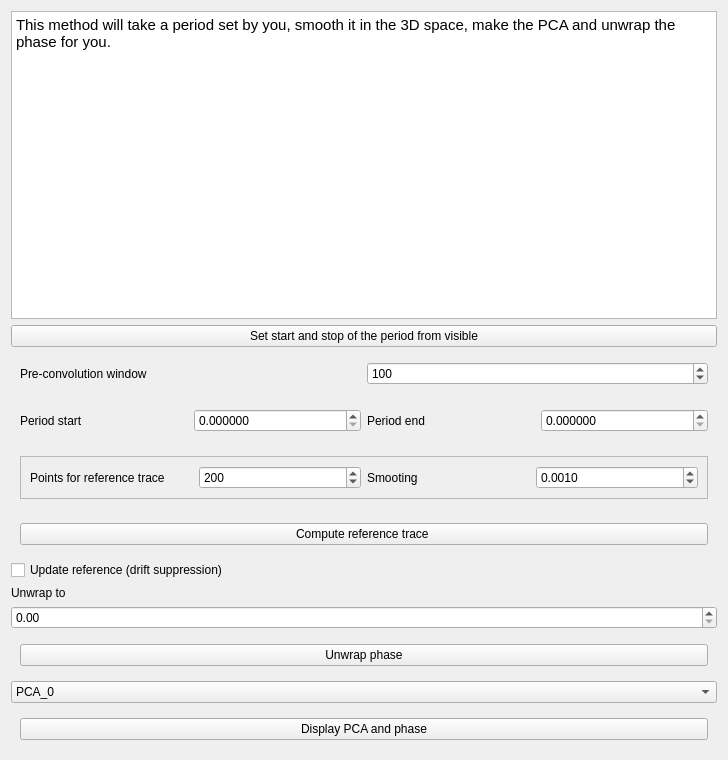
<?xml version="1.0" encoding="UTF-8"?>
<ui version="4.0">
 <class>Form</class>
 <widget class="QWidget" name="Form">
  <property name="geometry">
   <rect>
    <x>0</x>
    <y>0</y>
    <width>728</width>
    <height>760</height>
   </rect>
  </property>
  <property name="windowTitle">
   <string>Form</string>
  </property>
  <layout class="QVBoxLayout" name="verticalLayout">
   <item>
    <widget class="QTextEdit" name="textEdit">
     <property name="html">
      <string>&lt;!DOCTYPE HTML PUBLIC &quot;-//W3C//DTD HTML 4.0//EN&quot; &quot;http://www.w3.org/TR/REC-html40/strict.dtd&quot;&gt;
&lt;html&gt;&lt;head&gt;&lt;meta name=&quot;qrichtext&quot; content=&quot;1&quot; /&gt;&lt;meta charset=&quot;utf-8&quot; /&gt;&lt;style type=&quot;text/css&quot;&gt;
p, li { white-space: pre-wrap; }
hr { height: 1px; border-width: 0; }
li.unchecked::marker { content: &quot;\2610&quot;; }
li.checked::marker { content: &quot;\2612&quot;; }
&lt;/style&gt;&lt;/head&gt;&lt;body style=&quot; font-family:'Segoe UI'; font-size:9pt; font-weight:400; font-style:normal;&quot;&gt;
&lt;p style=&quot; margin-top:0px; margin-bottom:0px; margin-left:0px; margin-right:0px; -qt-block-indent:0; text-indent:0px;&quot;&gt;&lt;span style=&quot; font-family:'Ubuntu'; font-size:11pt;&quot;&gt;This method will take a period set by you, smooth it in the 3D space, make the PCA and unwrap the phase for you.&lt;/span&gt;&lt;/p&gt;&lt;/body&gt;&lt;/html&gt;</string>
     </property>
    </widget>
   </item>
   <item>
    <widget class="QPushButton" name="startstopbutton">
     <property name="text">
      <string>Set start and stop of the period from visible</string>
     </property>
    </widget>
   </item>
   <item>
    <widget class="QWidget" name="widget" native="true">
     <layout class="QHBoxLayout" name="horizontalLayout">
      <item>
       <widget class="QLabel" name="label">
        <property name="text">
         <string>Pre-convolution window</string>
        </property>
       </widget>
      </item>
      <item>
       <widget class="QSpinBox" name="preconvolutionwindow">
        <property name="minimum">
         <number>1</number>
        </property>
        <property name="maximum">
         <number>300</number>
        </property>
        <property name="value">
         <number>100</number>
        </property>
       </widget>
      </item>
     </layout>
    </widget>
   </item>
   <item>
    <widget class="QWidget" name="widget_2" native="true">
     <layout class="QHBoxLayout" name="horizontalLayout_2">
      <item>
       <widget class="QLabel" name="label_3">
        <property name="text">
         <string>Period start</string>
        </property>
       </widget>
      </item>
      <item>
       <widget class="QDoubleSpinBox" name="periodstartbox">
        <property name="decimals">
         <number>6</number>
        </property>
       </widget>
      </item>
      <item>
       <widget class="QLabel" name="label_4">
        <property name="text">
         <string>Period end</string>
        </property>
       </widget>
      </item>
      <item>
       <widget class="QDoubleSpinBox" name="periodendbox">
        <property name="decimals">
         <number>6</number>
        </property>
       </widget>
      </item>
     </layout>
    </widget>
   </item>
   <item>
    <widget class="QWidget" name="widget_5" native="true">
     <layout class="QVBoxLayout" name="verticalLayout_2">
      <item>
       <widget class="QFrame" name="frame">
        <property name="frameShape">
         <enum>QFrame::StyledPanel</enum>
        </property>
        <property name="frameShadow">
         <enum>QFrame::Raised</enum>
        </property>
        <layout class="QHBoxLayout" name="horizontalLayout_5">
         <item>
          <widget class="QLabel" name="label_2">
           <property name="text">
            <string>Points for reference trace </string>
           </property>
          </widget>
         </item>
         <item>
          <widget class="QSpinBox" name="referencepointsbox">
           <property name="minimum">
            <number>50</number>
           </property>
           <property name="maximum">
            <number>400</number>
           </property>
           <property name="value">
            <number>200</number>
           </property>
          </widget>
         </item>
         <item>
          <widget class="QLabel" name="label_5">
           <property name="text">
            <string>Smooting</string>
           </property>
          </widget>
         </item>
         <item>
          <widget class="QDoubleSpinBox" name="smoothbox">
           <property name="decimals">
            <number>4</number>
           </property>
           <property name="minimum">
            <double>0.000100000000000</double>
           </property>
           <property name="maximum">
            <double>2.000000000000000</double>
           </property>
           <property name="value">
            <double>0.001000000000000</double>
           </property>
          </widget>
         </item>
        </layout>
       </widget>
      </item>
     </layout>
    </widget>
   </item>
   <item>
    <widget class="QWidget" name="widget_3" native="true">
     <layout class="QHBoxLayout" name="horizontalLayout_3">
      <item>
       <widget class="QPushButton" name="computereferencetracebutton">
        <property name="text">
         <string>Compute reference trace </string>
        </property>
       </widget>
      </item>
     </layout>
    </widget>
   </item>
   <item>
    <widget class="QCheckBox" name="updatereferencebox">
     <property name="text">
      <string>Update reference (drift suppression)</string>
     </property>
    </widget>
   </item>
   <item>
    <widget class="QLabel" name="label_6">
     <property name="text">
      <string>Unwrap to </string>
     </property>
    </widget>
   </item>
   <item>
    <widget class="QDoubleSpinBox" name="unwraptobox">
     <property name="maximum">
      <double>9999999999999999635896294965248.000000000000000</double>
     </property>
    </widget>
   </item>
   <item>
    <widget class="QWidget" name="widget_4" native="true">
     <layout class="QHBoxLayout" name="horizontalLayout_4">
      <item>
       <widget class="QPushButton" name="unwrapphasebutton">
        <property name="text">
         <string>Unwrap phase</string>
        </property>
       </widget>
      </item>
     </layout>
    </widget>
   </item>
   <item>
    <widget class="QComboBox" name="pcaphasechoice">
     <item>
      <property name="text">
       <string>PCA_0</string>
      </property>
     </item>
     <item>
      <property name="text">
       <string>PCA_1</string>
      </property>
     </item>
     <item>
      <property name="text">
       <string>PCA_2</string>
      </property>
     </item>
    </widget>
   </item>
   <item>
    <widget class="QWidget" name="widget_10" native="true">
     <layout class="QHBoxLayout" name="horizontalLayout_10">
      <item>
       <widget class="QPushButton" name="pcaphasebutton">
        <property name="text">
         <string>Display PCA and phase</string>
        </property>
       </widget>
      </item>
     </layout>
    </widget>
   </item>
  </layout>
 </widget>
 <resources/>
 <connections/>
</ui>
